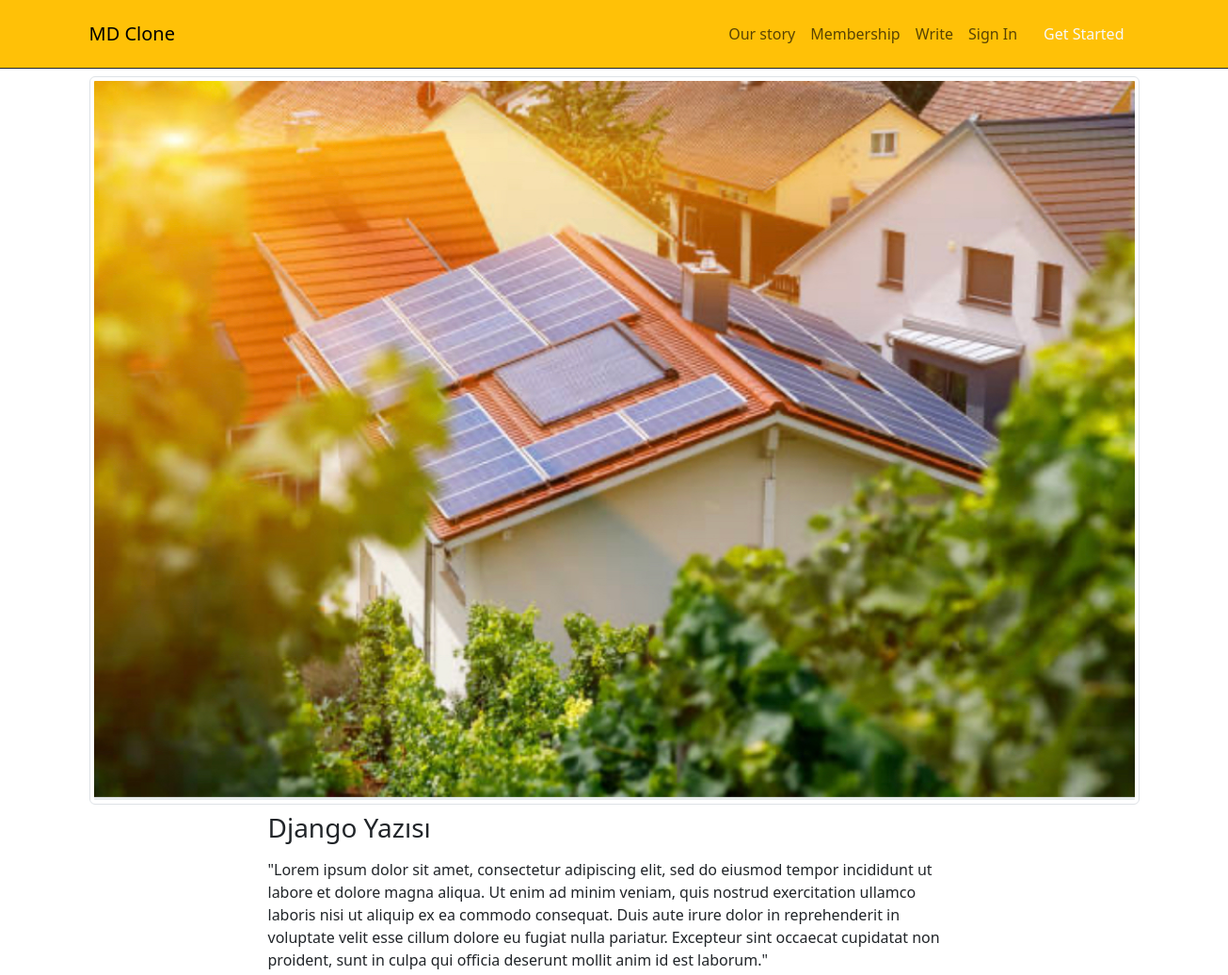
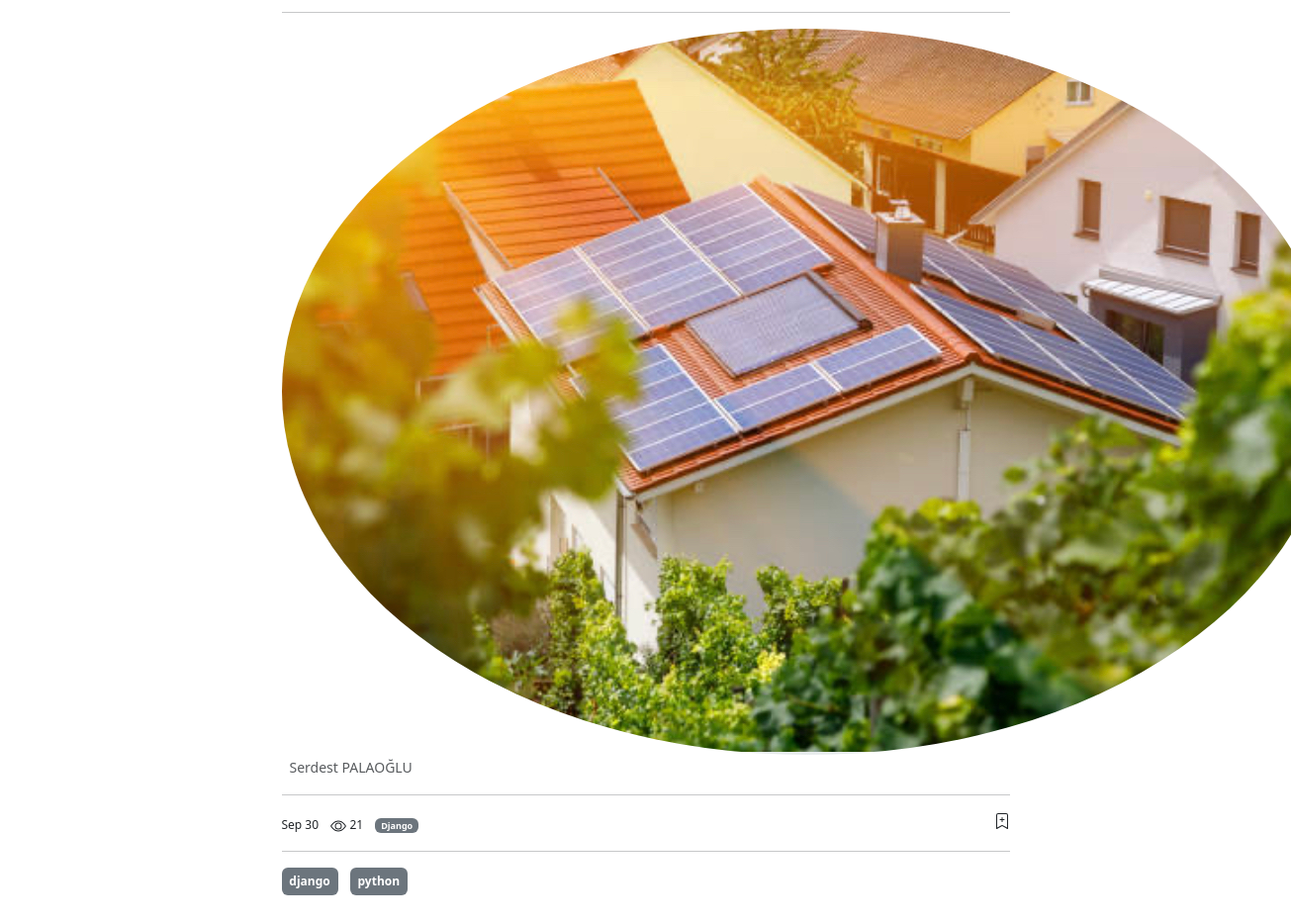
/read/palaoglu-serdest/django-yazs/, run on the app's committed database (2 pictures, top to bottom).
### blog/models.py (models this page shows, shortened)
class BaseModel(models.Model):
    title = models.CharField(max_length=200)
    slug = AutoSlugField(populate_from='title', unique=True)
    is_active = models.BooleanField(default=True)
    created_at = models.DateTimeField(auto_now_add=True)
    updated_at = models.DateTimeField(auto_now=True)
    class Meta:
        abstract = True
        ordering = ('title',)

class BlogPost(BaseModel):
    user = models.ForeignKey(User, on_delete=models.CASCADE)
    content = HTMLField(blank=True, null=True)
    category = models.ForeignKey(Category, on_delete=models.SET_NULL, null=True)
    tag = models.ManyToManyField(Tag,)
    cover_image = models.ImageField(upload_to='post')
    view_count = models.PositiveBigIntegerField(default=0)
    class Meta:
        ordering = ('-created_at',)

class Category(BaseModel):
    def __str__(self):
        return self.title
    def get_absolute_url(self):
        return reverse(
            'blog:category_view',
            kwargs={
                "category_slug": self.slug
            }
        )

class Tag(BaseModel):
    def get_absolute_url(self):
        return reverse(
            'blog:tag_view',
            kwargs={
                "tag_slug": self.slug
            }
        )

### user_profile/models.py (models this page shows, shortened)
class Profile(models.Model):
    user = models.OneToOneField(User, on_delete=models.CASCADE)
    avatar = models.ImageField(upload_to='avatar')
    instagram = models.CharField(max_length=200)
    slug = models.SlugField(max_length=200)
    info = tinymce_models.HTMLField(blank=True, null=True)
    def get_all_posts_url(self):
        return reverse(
            'read:all_posts_view',
            kwargs={
                "user_slug": self.slug
            }
        )

### read/views.py (the view)
# urls.py: path('<slug:user_slug>/<slug:post_slug>/',post_detail_view , name='post_detail_view'),
def post_detail_view(request, user_slug, post_slug):
    post = get_object_or_404(BlogPost, slug=post_slug, is_active=True)
    post.view_count +=1
    post.save()
    context = dict(
        post=post,
    )
    return render(request, 'read/post_detail.html', context)

### read/templates/read/post_detail.html (shortened to what this page needs)
{% extends 'core/base.html' %}
{% block content %}
<div class="container mt-2">
            {% include 'read/components/post.html' %}
    </div>
{% endblock content %}

### read/templates/read/components/post.html (shortened to what this page needs)
{% load thumbnail %}
<article class="row mb-3">
    <div class="col-sm-12">
        <img src="{{ post.cover_image|thumbnail_url:'page' }}" alt="" class="w-100 img-thumbnail">
    </div>
    <div class="col-sm-8 offset-sm-2">
        <h3 class="mt-2">{{ post.title }}</h3>
        <p class="text-muted">
            {{ post.content|safe}}
        </p>
        <hr>
        <div>
            <a href="{{ post.user.profile.get_all_posts_url  }}" class="text-decoration-none text-muted">
                <img src="{{ post.user.profile.avatar|thumbnail_url:'avatar' }}" class="rounded-circle" alt="">
                <small class="ms-2">{{ post.user.get_full_name }}</small>
            </a>
        </div>
        <hr>
        <ul class="list-inline">
            <li class="list-inline-item fs-12">Sep 30</li>
            <li class="list-inline-item fs-12">
                   {{ post.view_count }}
            </li>
            <li class="list-inline-item fs-12">
                <span class="badge bg-secondary">
                    <a href="{{ post.category.get_absolute_url }}" class="text-decoration-none text-white">{{ post.category }}</a>
                </span>
            </li>
            <li class="list-inline-item fs-12 float-end">
            </li>
        </ul>
        <hr>
        <ul class="list-inline mt-3">
            {% for tag in post.tag.all %}
                <li class="list-inline-item">
                    <a class="badge bg-secondary text-decoration-none text-white py-2" href="{{ tag.get_absolute_url }}" role="button">{{ tag.title }}</a>
                </li>
            {% endfor %}
        </ul>
    </div>
</article>

### static_files/css/style.css (style rules this page uses)
.fs-12 { font-size: 12px; }

### data on the page
BlogPost: cover_image|thumbnail_url (picture), title "Django Yazısı", content "\"Lorem ipsum dolor sit amet, consectetur adipiscing elit, sed do eiusmod tempor incididunt ut labore et dolore magna aliqua. Ut enim ad minim veniam, quis nostrud exercitation ullamco laboris nisi ut aliquip ex ea commodo consequat. Duis aute irure dolor in reprehenderit in voluptate velit esse cillum dolore eu fugiat nulla pariatur. Excepteur sint occaecat cupidatat non proident, sunt in culpa qui officia deserunt mollit anim id est laborum.\"", user.profile.avatar|thumbnail_url (picture), user.get_full_name "Serdest PALAOĞLU", view_count "21", category "Django"
Tag: title "django"
Tag: title "python"
